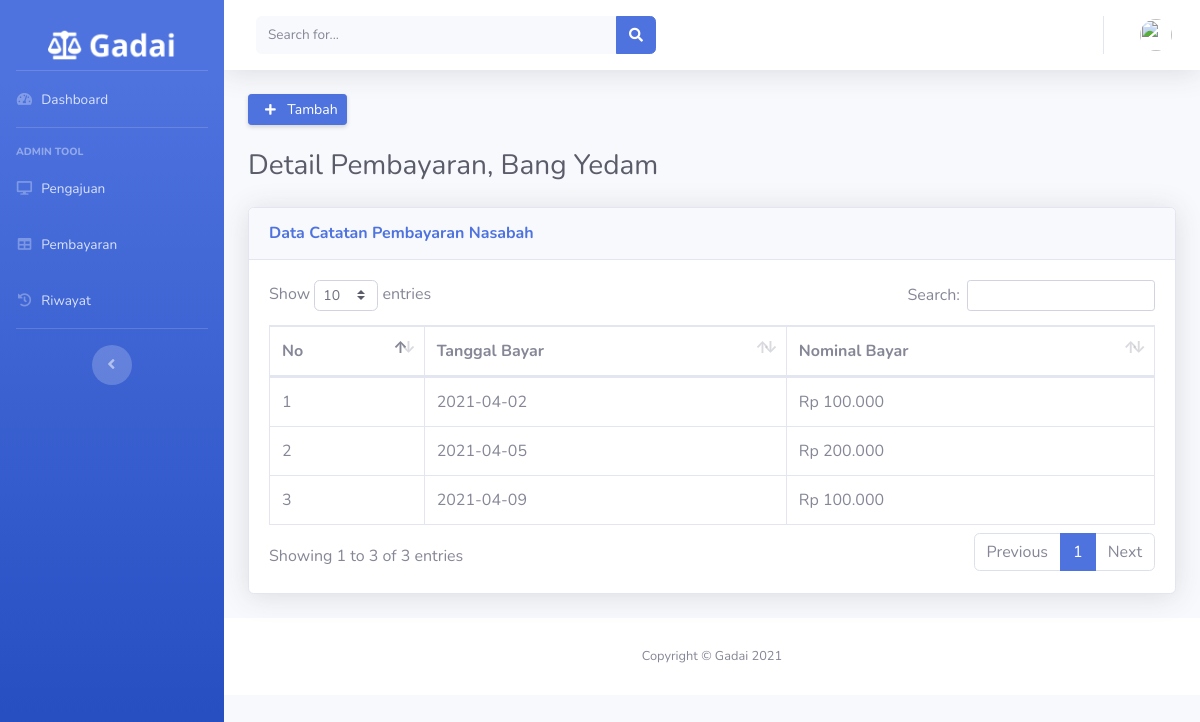
The app's page /Pembayaran/detailPembayaran/3 with its own data.
### tables this page shows
CREATE TABLE `pengajuan_gadai` (
  `id` int(11) NOT NULL,
  `nama_nasabah` varchar(128) NOT NULL,
  `alamat` varchar(128) NOT NULL,
  `tanggal_pinjam` date NOT NULL,
  `batas_pengembalian` date NOT NULL,
  `jumlah_peminjaman` int(11) NOT NULL,
  `nama_jaminan` varchar(128) NOT NULL,
  `bukti_jaminan` varchar(128) NOT NULL,
  `status` int(2) NOT NULL
);

CREATE TABLE `catatan_pembayaran` (
  `id` int(11) NOT NULL,
  `id_pengajuan` int(11) NOT NULL,
  `tanggal_bayar` date NOT NULL,
  `nominal_bayar` int(11) NOT NULL,
  `bukti_bayar` varchar(128) NOT NULL
);

### application/controllers/Pembayaran.php (called while the page is built, shortened)
<?php
class Pembayaran extends CI_Controller
{
    public function __construct()
    {
        $this->load->model(array('Pembayaran_model'));
    }
    public function detailPembayaran($id)
    {
        $data['title'] = 'DetailPembayaran';
        $data['user'] = $this->db->get_where('user_admin', ['email' => $this->session->userdata('email')])->row_array();
        $data['pembayaran'] = $this->Pembayaran_model->getNasabahById($id);
        $data['catatanpembayaran'] = $this->Pembayaran_model->getDataPembayaran($id);
        $this->load->view('templates/header', $data);
        $this->load->view('templates/sidebar', $data);
        $this->load->view('templates/topbar', $data);
        $this->load->view('admin/detailPembayaran', $data);
        $this->load->view('templates/footer');
    }
}

### index.php (called while the page is built, shortened)
<?php
require_once BASEPATH.'core/CodeIgniter.php';

### application/models/Pembayaran_model.php (called while the page is built, shortened)
<?php
class Pembayaran_model extends CI_Model
{
    public function getNasabahById($id)
    {
        $this->db->from('catatan_pembayaran');
        $this->db->join('pengajuan_gadai', 'pengajuan_gadai.id = catatan_pembayaran.id_pengajuan');
        $this->db->group_by(array('id_pengajuan'));
        $this->db->where(['id_pengajuan' => $id]);
        return $this->db->get()->row_array();
    }
    public function getDataPembayaran($id)
    {
        $this->db->select("*");
        $this->db->from('catatan_pembayaran');
        $this->db->join('pengajuan_gadai', 'pengajuan_gadai.id = catatan_pembayaran.id_pengajuan');
        $this->db->where(['id_pengajuan' => $id]);
        return $this->db->get()->result_array();
    }
}

### application/views/admin/detailPembayaran.php (the view, shortened to what this page needs)
<div class="container-fluid">
    <div class="d-sm-flex align-items-center justify-content-between mb-4">
        <a href="<?php echo base_url('Pembayaran/tambahPembayaran'); ?>" class="d-none d-sm-inline-block btn btn-sm btn-primary shadow-sm ">
            <i class="fa fa-plus fa-sm text-white-100 mx-2">
            </i> Tambah</a>
    </div>
    <h1 class="h3 mb-4 text-gray-800 text-left"><?php echo 'Detail Pembayaran, ' . $pembayaran['nama_nasabah']; ?></h1>
    <div class="card shadow mb-4">
        <div class="card-header py-3">
            <h6 class="m-0 font-weight-bold text-primary">Data Catatan Pembayaran Nasabah</h6>
        </div>
        <div class="card-body">
            <div class="table-responsive">
                <table class="table table-bordered" id="dataTable" width="100%" cellspacing="0">
                    <thead>
                        <tr>
                            <th>No</th>
                            <th>Tanggal Bayar</th>
                            <th>Nominal Bayar</th>
                        </tr>
                    </thead>
                    <tbody>
                        <?php $no = 1;
                        foreach ($catatanpembayaran as $catatan) { ?>
                            <tr>
                                <td><?php echo $no++; ?></td>
                                <td><?php echo $catatan['tanggal_bayar']; ?></td>
                                <td><?php echo "Rp " . number_format($catatan['nominal_bayar'], 0, ",", ".")  ?></td>
                            </tr>
                        <?php } ?>
                    </tbody>
                </table>
            </div>
        </div>
    </div>
</div>

### records on screen
pengajuan_gadai: nama_nasabah "Bang Yedam"
catatan_pembayaran: tanggal_bayar "2021-04-02", nominal_bayar "100.000"
catatan_pembayaran: tanggal_bayar "2021-04-05", nominal_bayar "200.000"
catatan_pembayaran: tanggal_bayar "2021-04-09", nominal_bayar "100.000"
